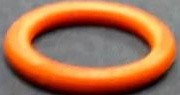
#> input picture crop_img.jpg, 180 x 95 px, given in place of the camera
$ python tempLive.py
#> lines starting #> are read from the running program, lines starting #| are printed output that depends on the picture
#> further down, frame is the input picture: shape (95, 180, 3); mean B, G, R 79.1, 114.1, 169.7
import os
import cv2
import time
from concurrent.futures import ThreadPoolExecutor
import numpy as np

##USES LIVE CAMERA FOOTAGE TO DETECT

def rotate_image(image, angle):
    image_center = tuple(np.array(image.shape[1::-1]) / 2)
    rot_mat = cv2.getRotationMatrix2D(image_center, angle, 1.0)
    result = cv2.warpAffine(image, rot_mat, image.shape[1::-1], flags=cv2.INTER_LINEAR)
    return result

def load_templates(template_folder, num_templates):
#> called with template_folder = 'template', num_templates = 3
    return [
        cv2.imread(f"{template_folder}/{i}.jpg", cv2.IMREAD_GRAYSCALE) for i in range(num_templates)
    ]
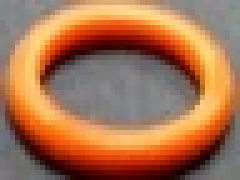
#> input picture template/0.jpg, 48 x 36 px (shown 5 times larger)
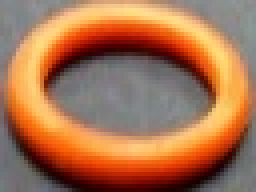
#> input picture template/1.jpg, 64 x 48 px (shown 4 times larger)
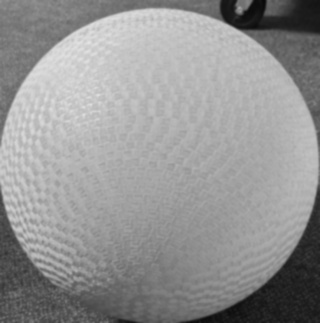
#> input picture template/2.jpg, 320 x 323 px

def process_template(template, img, threshold=0.55):
    res = cv2.matchTemplate(img, template, cv2.TM_CCOEFF_NORMED)
    _, max_val, _, max_loc = cv2.minMaxLoc(res)

    if max_val > threshold:
        max_loc_centered = (
            max_loc[0] + template.shape[1] // 2,
            max_loc[1] + template.shape[0] // 2,
        )
        return max_val, max_loc_centered
    return None, None

def main(original_img):
    templates = load_templates("template", 3)
#> templates = 3 items

    original_img = cv2.cvtColor(original_img, cv2.COLOR_BGR2GRAY)
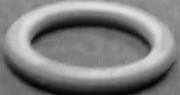
#> original_img: shape (95, 180); min 4, max 225, mean 126.7
    original_img = cv2.resize(original_img, (400, 300))
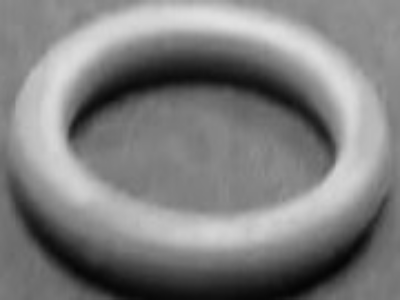
#> original_img: shape (300, 400); min 4, max 225, mean 126.6

    highest = 0
    max_loc_ = (0, 0)
    i_highest = -1
    best_angle = 0

    t0 = time.time()

    for angle in range(0, 360, 45):
        rotated_img = rotate_image(original_img, angle)
        with ThreadPoolExecutor(max_workers=os.cpu_count()) as executor:
            results = executor.map(lambda tpl: process_template(tpl, rotated_img), templates)

        for i, (max_val, max_loc_centered) in enumerate(results):
            if max_val and max_val > highest:
                highest = max_val
                max_loc_ = max_loc_centered
                i_highest = i
                best_angle = angle
#> this loop made 1 pass
#> pass 1, in process_template, `res = cv2.matchTemplate(img, template, cv2.TM_CCOEFF_NORMED)`:
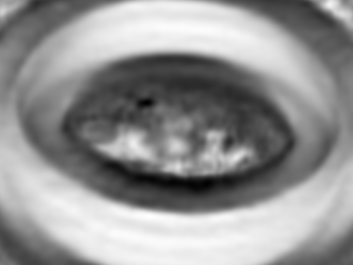
#> res: shape (265, 353) float32; min -0.49, max 0.388, mean 0.0187; drawn with min black and max white
#> pass 1, in process_template (call 2), `res = cv2.matchTemplate(img, template, cv2.TM_CCOEFF_NORMED)`:
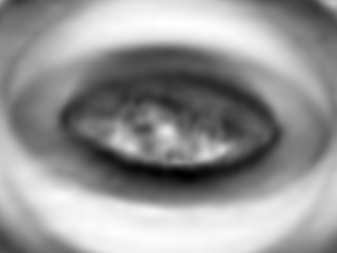
#> res: shape (253, 337) float32; min -0.494, max 0.366, mean 0.013; drawn with min black and max white
#> after the loop, best_angle = 0; highest = 0; i_highest = -1; max_loc_ = (0, 0)

    t1 = time.time()

    print(f"Execution time: {t1 - t0:.2f} seconds")
    print("Highest match value:", highest)
    print("Index of best match:", i_highest)
    print("Best angle:", best_angle)

    best_rotated_img = rotate_image(original_img, best_angle)
    best_rotated_img = cv2.cvtColor(best_rotated_img, cv2.COLOR_GRAY2BGR)
    if highest > 0.55:
        cv2.circle(best_rotated_img, max_loc_, 5, (0, 0, 255), 2)

    cv2.imshow("Result", best_rotated_img)

    return best_rotated_img

if __name__ == "__main__":
    os.makedirs("testoutput", exist_ok=True)
    # [4 lines of commented-out code are left out]

    camera = cv2.VideoCapture(0)

    while True:
        ret, frame = camera.read()

#> (the run stopped early here; a loop or call above may not have finished)
